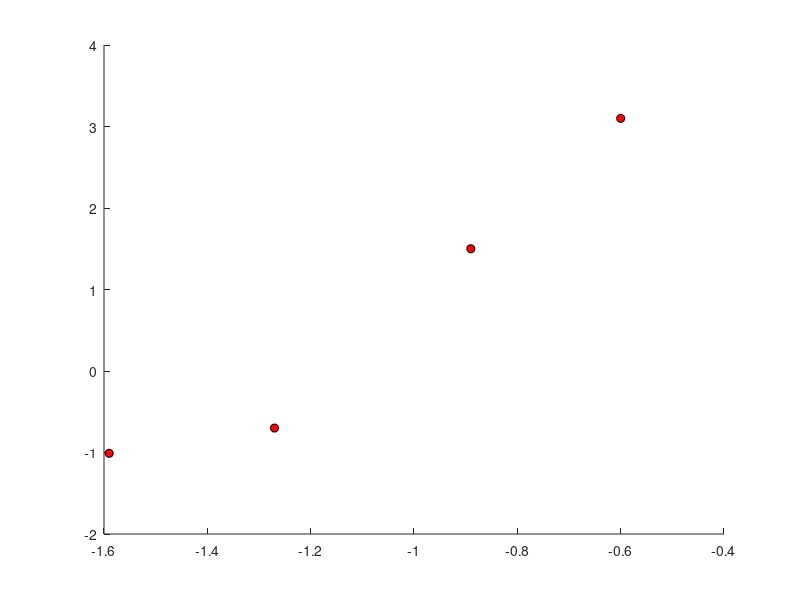

Recreate this plot in MATLAB. (Note: this script raises an error after producing the figure.)
scatter([-1.59 -1.27 -0.89 -0.6], [-1.01 -0.7 1.5 3.1], 'markerfacecolor', 'r', 'markeredgecolor', 'k')
plot([-1.3 pzc], [0 0], '--', 'color', [0.8 0.8 0.8])
plot([pzc pzc], [-1 0], '--', 'color', [0.8 0.8 0.8])
fitlm([-1.27 -0.89 -0.6], [-0.7 1.5 3.1])
pzc = -6.5234/5.6776;